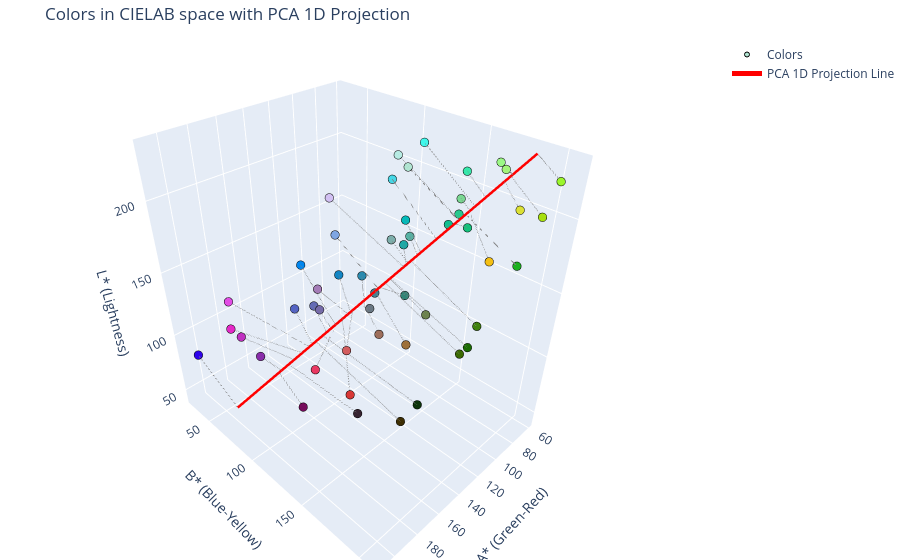

The code cell stored with this chart in its notebook:
### Markdown cell above
## Visualize CIELAB Space and PCA Projection

### Code cell
# Extract L, A, B values
L = lab_colors[:, 0]
A = lab_colors[:, 1]
B = lab_colors[:, 2]

mean_lab = pca.mean_
component = pca.components_[0]
min_val = pca_values.min()
max_val = pca_values.max()
line_pts = np.array([mean_lab + min_val * component, mean_lab + max_val * component])

proj_pts = mean_lab + pca_values * component
proj_pts_x = proj_pts[:, 1]
proj_pts_y = proj_pts[:, 2]
proj_pts_z = proj_pts[:, 0]

plot_3d_projection(
    A, B, L, colors,
    line_pts[:, 1], line_pts[:, 2], line_pts[:, 0],
    proj_pts_x, proj_pts_y, proj_pts_z,
    title='Colors in CIELAB space with PCA 1D Projection',
    xaxis_title='A* (Green-Red)', yaxis_title='B* (Blue-Yellow)', zaxis_title='L* (Lightness)',
    proj_name='PCA 1D Projection Line'
)

### Figure 1 — Plotly figure (JSON) as saved in the notebook; plotly's stock layout.template omitted (floating-point values rounded to 4 significant figures)
{"data": [{"marker": {"color": ["#b1e5d2", "#e93862", "#36e9ab", "#d83836", "#a4f47a", "#56b2a4", "#9bf62c", "#2d02eb", "#d25c5e", "#9cf886", "#892daa", "#40f7ea", "#1da9a6", "#766baa", "#318476", "#e528c8", "#15c17c", "#3b6a02", "#3e2f03", "#dce134", "#5363c4", "#a47cb7", "#f4bf13", "#1cb11f", "#697783", "#1b6c03", "#c030c1", "#0fc091", "#2a8aae", "#9d703a", "#7fa6e2", "#9d6e5b", "#27c98e", "#0d340b", "#0286ee", "#372431", "#e24ce5", "#636bb5", "#458191", "#45d7e6", "#03bbbb", "#750b5b", "#b7ebe3", "#79d892", "#40820e", "#6c824e", "#1185c4", "#d2c0f3", "#7daeab", "#a7df0e"], "line": {"color": "black", "width": 1}, "size": 5}, "mode": "markers", "name": "Colors", "type": "scatter3d", "x": [108, 196, 70, 189, 82, 97, 73, 203, 175, 80, 185, 81, 93, 147, 100, 210, 72, 96, 130, 107, 151, 154, 134, 65, 125, 86, 200, 77, 113, 140, 130, 144, 74, 105, 137, 139, 203, 145, 113, 95, 90, 177, 110, 85, 88, 110, 121, 144, 111, 86], "y": [132, 147, 146, 167, 179, 127, 207, 29, 150, 174, 79, 121, 119, 96, 128, 89, 152, 173, 155, 205, 75, 103, 208, 186, 120, 172, 83, 141, 101, 164, 94, 146, 146, 149, 67, 123, 79, 88, 113, 109, 117, 110, 126, 154, 178, 154, 87, 105, 124, 207], "z": [222, 135, 212, 125, 227, 171, 226, 79, 138, 229, 97, 226, 160, 124, 128, 139, 177, 102, 52, 221, 116, 147, 204, 161, 126, 101, 124, 177, 137, 130, 172, 130, 185, 46, 141, 43, 150, 122, 129, 203, 176, 67, 228, 202, 123, 131, 135, 206, 173, 210]}, {"line": {"color": "red", "width": 5}, "mode": "lines", "name": "PCA 1D Projection Line", "type": "scatter3d", "x": [200.1, 61.07], "y": [66.52, 184.6], "z": [52.09, 231.5]}, {"line": {"color": "gray", "dash": "dot", "width": 2}, "mode": "lines", "showlegend": false, "type": "scatter3d", "x": [108, 91.74], "y": [132, 158.6], "z": [222, 191.9]}, {"line": {"color": "gray", "dash": "dot", "width": 2}, "mode": "lines", "showlegend": false, "type": "scatter3d", "x": [196, 147.1], "y": [147, 111.5], "z": [135, 120.5]}, {"line": {"color": "gray", "dash": "dot", "width": 2}, "mode": "lines", "showlegend": false, "type": "scatter3d", "x": [70, 80.82], "y": [146, 167.8], "z": [212, 206.0]}, {"line": {"color": "gray", "dash": "dot", "width": 2}, "mode": "lines", "showlegend": false, "type": "scatter3d", "x": [189, 143.9], "y": [167, 114.3], "z": [125, 124.7]}, {"line": {"color": "gray", "dash": "dot", "width": 2}, "mode": "lines", "showlegend": false, "type": "scatter3d", "x": [82, 70.37], "y": [179, 176.7], "z": [227, 219.5]}, {"line": {"color": "gray", "dash": "dot", "width": 2}, "mode": "lines", "showlegend": false, "type": "scatter3d", "x": [97, 109.2], "y": [127, 143.7], "z": [171, 169.4]}, {"line": {"color": "gray", "dash": "dot", "width": 2}, "mode": "lines", "showlegend": false, "type": "scatter3d", "x": [73, 61.07], "y": [207, 184.6], "z": [226, 231.5]}, {"line": {"color": "gray", "dash": "dot", "width": 2}, "mode": "lines", "showlegend": false, "type": "scatter3d", "x": [203, 200.1], "y": [29, 66.52], "z": [79, 52.09]}, {"line": {"color": "gray", "dash": "dot", "width": 2}, "mode": "lines", "showlegend": false, "type": "scatter3d", "x": [175, 139.0], "y": [150, 118.4], "z": [138, 130.9]}, {"line": {"color": "gray", "dash": "dot", "width": 2}, "mode": "lines", "showlegend": false, "type": "scatter3d", "x": [80, 70.27], "y": [174, 176.8], "z": [229, 219.6]}, {"line": {"color": "gray", "dash": "dot", "width": 2}, "mode": "lines", "showlegend": false, "type": "scatter3d", "x": [185, 175.4], "y": [79, 87.51], "z": [97, 83.97]}, {"line": {"color": "gray", "dash": "dot", "width": 2}, "mode": "lines", "showlegend": false, "type": "scatter3d", "x": [81, 85.0], "y": [121, 164.3], "z": [226, 200.6]}, {"line": {"color": "gray", "dash": "dot", "width": 2}, "mode": "lines", "showlegend": false, "type": "scatter3d", "x": [93, 114.2], "y": [119, 139.5], "z": [160, 163.0]}, {"line": {"color": "gray", "dash": "dot", "width": 2}, "mode": "lines", "showlegend": false, "type": "scatter3d", "x": [147, 149.6], "y": [96, 109.4], "z": [124, 117.2]}, {"line": {"color": "gray", "dash": "dot", "width": 2}, "mode": "lines", "showlegend": false, "type": "scatter3d", "x": [100, 126.2], "y": [128, 129.3], "z": [128, 147.5]}, {"line": {"color": "gray", "dash": "dot", "width": 2}, "mode": "lines", "showlegend": false, "type": "scatter3d", "x": [210, 164.3], "y": [89, 96.95], "z": [139, 98.33]}, {"line": {"color": "gray", "dash": "dot", "width": 2}, "mode": "lines", "showlegend": false, "type": "scatter3d", "x": [72, 93.24], "y": [152, 157.3], "z": [177, 190.0]}, {"line": {"color": "gray", "dash": "dot", "width": 2}, "mode": "lines", "showlegend": false, "type": "scatter3d", "x": [96, 123.6], "y": [173, 131.5], "z": [102, 150.8]}, {"line": {"color": "gray", "dash": "dot", "width": 2}, "mode": "lines", "showlegend": false, "type": "scatter3d", "x": [130, 157.3], "y": [155, 102.9], "z": [52, 107.4]}, {"line": {"color": "gray", "dash": "dot", "width": 2}, "mode": "lines", "showlegend": false, "type": "scatter3d", "x": [107, 73.52], "y": [205, 174.0], "z": [221, 215.4]}, {"line": {"color": "gray", "dash": "dot", "width": 2}, "mode": "lines", "showlegend": false, "type": "scatter3d", "x": [151, 159.1], "y": [75, 101.3], "z": [116, 105.0]}, {"line": {"color": "gray", "dash": "dot", "width": 2}, "mode": "lines", "showlegend": false, "type": "scatter3d", "x": [154, 141.2], "y": [103, 116.6], "z": [147, 128.1]}, {"line": {"color": "gray", "dash": "dot", "width": 2}, "mode": "lines", "showlegend": false, "type": "scatter3d", "x": [134, 87.22], "y": [208, 162.4], "z": [204, 197.8]}, {"line": {"color": "gray", "dash": "dot", "width": 2}, "mode": "lines", "showlegend": false, "type": "scatter3d", "x": [65, 88.74], "y": [186, 161.1], "z": [161, 195.8]}, {"line": {"color": "gray", "dash": "dot", "width": 2}, "mode": "lines", "showlegend": false, "type": "scatter3d", "x": [125, 136.4], "y": [120, 120.7], "z": [126, 134.4]}, {"line": {"color": "gray", "dash": "dot", "width": 2}, "mode": "lines", "showlegend": false, "type": "scatter3d", "x": [86, 121.3], "y": [172, 133.4], "z": [101, 153.8]}, {"line": {"color": "gray", "dash": "dot", "width": 2}, "mode": "lines", "showlegend": false, "type": "scatter3d", "x": [200, 168.6], "y": [83, 93.33], "z": [124, 92.83]}, {"line": {"color": "gray", "dash": "dot", "width": 2}, "mode": "lines", "showlegend": false, "type": "scatter3d", "x": [77, 97.48], "y": [141, 153.7], "z": [177, 184.5]}, {"line": {"color": "gray", "dash": "dot", "width": 2}, "mode": "lines", "showlegend": false, "type": "scatter3d", "x": [113, 133.4], "y": [101, 123.2], "z": [137, 138.2]}, {"line": {"color": "gray", "dash": "dot", "width": 2}, "mode": "lines", "showlegend": false, "type": "scatter3d", "x": [140, 128.2], "y": [164, 127.6], "z": [130, 144.9]}, {"line": {"color": "gray", "dash": "dot", "width": 2}, "mode": "lines", "showlegend": false, "type": "scatter3d", "x": [130, 126.8], "y": [94, 128.8], "z": [172, 146.7]}, {"line": {"color": "gray", "dash": "dot", "width": 2}, "mode": "lines", "showlegend": false, "type": "scatter3d", "x": [144, 133.9], "y": [146, 122.7], "z": [130, 137.5]}, {"line": {"color": "gray", "dash": "dot", "width": 2}, "mode": "lines", "showlegend": false, "type": "scatter3d", "x": [74, 92.29], "y": [146, 158.1], "z": [185, 191.2]}, {"line": {"color": "gray", "dash": "dot", "width": 2}, "mode": "lines", "showlegend": false, "type": "scatter3d", "x": [105, 153.7], "y": [149, 106.0], "z": [46, 112.0]}, {"line": {"color": "gray", "dash": "dot", "width": 2}, "mode": "lines", "showlegend": false, "type": "scatter3d", "x": [137, 147.5], "y": [67, 111.2], "z": [141, 120.0]}, {"line": {"color": "gray", "dash": "dot", "width": 2}, "mode": "lines", "showlegend": false, "type": "scatter3d", "x": [139, 171.4], "y": [123, 90.94], "z": [43, 89.19]}, {"line": {"color": "gray", "dash": "dot", "width": 2}, "mode": "lines", "showlegend": false, "type": "scatter3d", "x": [203, 160.5], "y": [79, 100.1], "z": [150, 103.2]}, {"line": {"color": "gray", "dash": "dot", "width": 2}, "mode": "lines", "showlegend": false, "type": "scatter3d", "x": [145, 151.8], "y": [88, 107.5], "z": [122, 114.4]}, {"line": {"color": "gray", "dash": "dot", "width": 2}, "mode": "lines", "showlegend": false, "type": "scatter3d", "x": [113, 133.4], "y": [113, 123.2], "z": [129, 138.1]}, {"line": {"color": "gray", "dash": "dot", "width": 2}, "mode": "lines", "showlegend": false, "type": "scatter3d", "x": [95, 100.9], "y": [109, 150.8], "z": [203, 180.1]}, {"line": {"color": "gray", "dash": "dot", "width": 2}, "mode": "lines", "showlegend": false, "type": "scatter3d", "x": [90, 107.7], "y": [117, 145.0], "z": [176, 171.3]}, {"line": {"color": "gray", "dash": "dot", "width": 2}, "mode": "lines", "showlegend": false, "type": "scatter3d", "x": [177, 176.7], "y": [110, 86.41], "z": [67, 82.3]}, {"line": {"color": "gray", "dash": "dot", "width": 2}, "mode": "lines", "showlegend": false, "type": "scatter3d", "x": [110, 91.55], "y": [126, 158.7], "z": [228, 192.2]}, {"line": {"color": "gray", "dash": "dot", "width": 2}, "mode": "lines", "showlegend": false, "type": "scatter3d", "x": [85, 87.05], "y": [154, 162.5], "z": [202, 198.0]}, {"line": {"color": "gray", "dash": "dot", "width": 2}, "mode": "lines", "showlegend": false, "type": "scatter3d", "x": [88, 112.0], "y": [178, 141.3], "z": [123, 165.8]}, {"line": {"color": "gray", "dash": "dot", "width": 2}, "mode": "lines", "showlegend": false, "type": "scatter3d", "x": [110, 121.5], "y": [154, 133.3], "z": [131, 153.5]}, {"line": {"color": "gray", "dash": "dot", "width": 2}, "mode": "lines", "showlegend": false, "type": "scatter3d", "x": [121, 140.0], "y": [87, 117.6], "z": [135, 129.6]}, {"line": {"color": "gray", "dash": "dot", "width": 2}, "mode": "lines", "showlegend": false, "type": "scatter3d", "x": [144, 115.2], "y": [105, 138.6], "z": [206, 161.6]}, {"line": {"color": "gray", "dash": "dot", "width": 2}, "mode": "lines", "showlegend": false, "type": "scatter3d", "x": [111, 113.3], "y": [124, 140.2], "z": [173, 164.1]}, {"line": {"color": "gray", "dash": "dot", "width": 2}, "mode": "lines", "showlegend": false, "type": "scatter3d", "x": [86, 71.0], "y": [207, 176.2], "z": [210, 218.7]}], "layout": {"margin": {"b": 0, "l": 0, "r": 0, "t": 40}, "scene": {"xaxis": {"title": {"text": "A* (Green-Red)"}}, "yaxis": {"title": {"text": "B* (Blue-Yellow)"}}, "zaxis": {"title": {"text": "L* (Lightness)"}}}, "title": {"text": "Colors in CIELAB space with PCA 1D Projection"}}}
